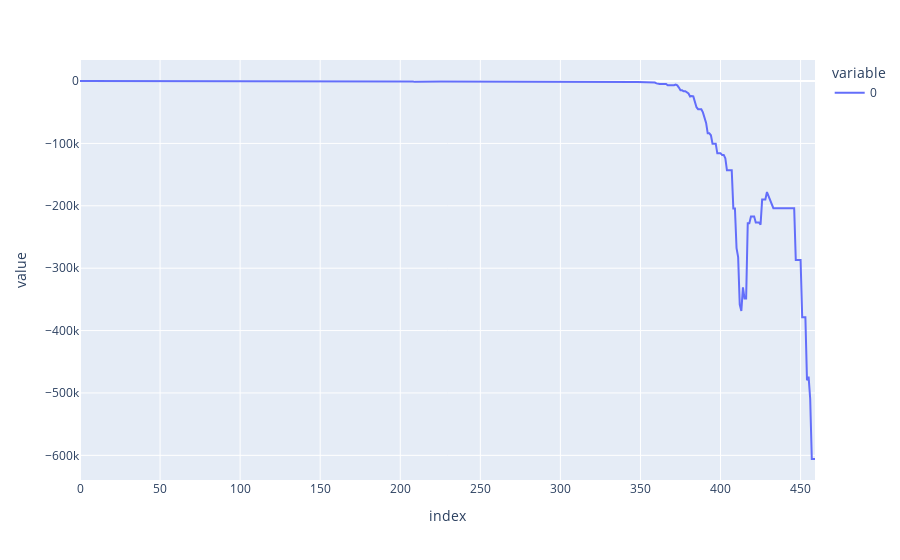

The code cell stored with this chart in its notebook:
### Code cell
px.line(np.array(lr_portfolio))

### Figure 1 — Plotly figure (JSON) as saved in the notebook; plotly's stock layout.template omitted (floating-point values rounded to 4 significant figures; data arrays with more than 128 entries replaced by an {"elided": "..."} marker saying what was removed)
{"data": [{"hovertemplate": "variable=0<br>index=%{x}<br>value=%{y}<extra></extra>", "legendgroup": "0", "line": {"color": "#636efa", "dash": "solid"}, "marker": {"symbol": "circle"}, "mode": "lines", "name": "0", "orientation": "v", "showlegend": true, "type": "scatter", "x": {"elided": "460 int values"}, "xaxis": "x", "y": {"elided": "460 float values"}, "yaxis": "y"}], "layout": {"legend": {"title": {"text": "variable"}, "tracegroupgap": 0}, "margin": {"t": 60}, "xaxis": {"anchor": "y", "domain": [0, 1], "title": {"text": "index"}}, "yaxis": {"anchor": "x", "domain": [0, 1], "title": {"text": "value"}}}}
